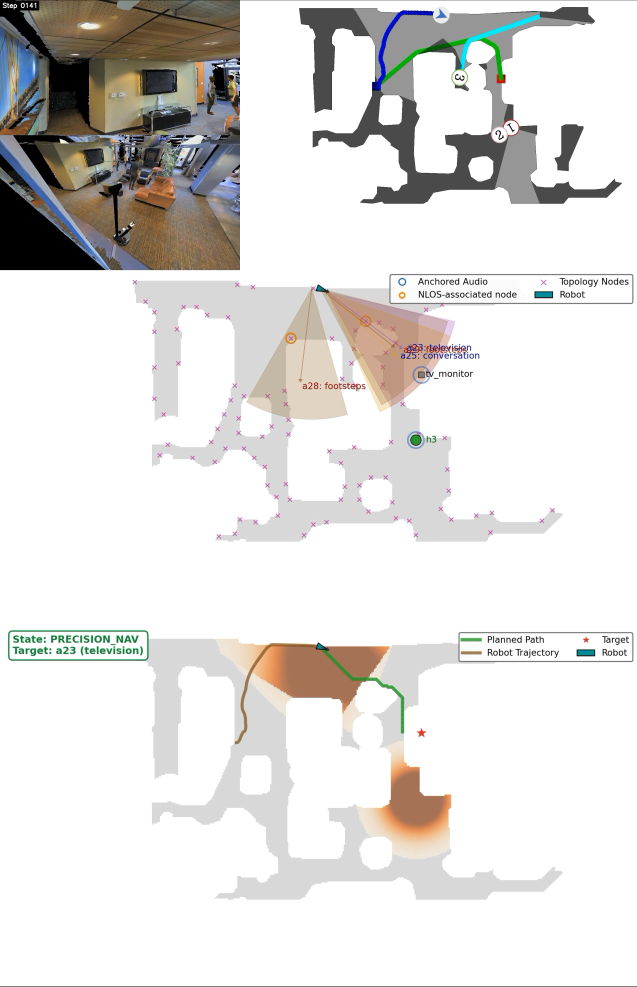
#> input picture figures/qualitative_exp/sim/los-ep0-ours.mp4_000006.720.png, 2548 x 3946 px (shown at 1/4 size)
$ python build_exp_q_sim.py
#> lines starting #> are read from the running program, lines starting #| are printed output that depends on the picture
#!/usr/bin/env python
"""Compose figures/exp-q-sim.pdf : qualitative comparison across the three
SAVNav scenarios (Crowded Social / Hidden Boundary / Mixed Home Activity).

Every source keyframe is a landscape composite (~1080 px tall, aspect 1.9--2.9):
egocentric + third-person camera views on the left, the unified top-down map
(social cost field / audio cones / trajectory / plan) on the right.

Layout:
  Top-left  = LOS  region : Ours x2 (sequence)  over  Falcon x1 | ENMuS3 x1
  Top-right = NLOS region : Ours x3 (sequence)  over  Falcon x2 | ENMuS3 x1
  Middle    = Mixed region: Ours x3 | w/o Active Sensory Exploration x1 |
                            w/o Topology-Aware Acoustic Anticipation x1
  Bottom    = legend band : unified-panel legend + outcome key (frameless),
                            spanning the canvas bottom; shared with the real
                            figure via exp_q_legend.py

Each region shows its acoustic target ("Target: ...") top-right in the title
band, mirroring the real figure's per-row target labels.

Alignment guarantees:
  * the two top regions are rendered at EQUAL height (baseline row
    bottom-aligned);
  * the Mixed region spans EXACTLY the combined width of the two top regions
    (its groups are justified edge-to-edge).

Multi-frame temporal sequences (Ours x2/x3, Falcon x2) get a small arrow between
consecutive keyframes to indicate time order.

Source frames are embedded at full resolution (no downsampling); flate (lossless)
stream compression only.  All geometry is in abstract "u" units, top-down
(y grows downward), converted to matplotlib bottom-up fractions at render time so
image aspect ratios are never distorted (figure physical aspect == u-space aspect).
Panel heights in u are chosen so the physical canvas stays ~10 in wide: fonts are
in points, so the canvas width fixes the printed text scale (shared with
build_exp_q_real.py via U_PER_IN).
"""
import os
import re
import argparse
import matplotlib
matplotlib.use("Agg")
import matplotlib.pyplot as plt
from matplotlib.font_manager import FontProperties
from matplotlib.patches import FancyBboxPatch
from matplotlib.textpath import TextPath
from PIL import Image

from exp_q_legend import OUTCOME_C, draw_band

ROOT = os.path.dirname(os.path.dirname(os.path.abspath(__file__)))
SRC = os.path.join(ROOT, "figures", "qualitative_exp", "sim")

# ---- optional features (both default ON) -----------------------------------
_ap = argparse.ArgumentParser(description="Compose figures/exp-q-sim.pdf")
_ap.add_argument("--no-step-labels", dest="step_labels", action="store_false",
                 help="disable the per-keyframe step badge")
_ap.add_argument("--no-outcome-frames", dest="outcome_frames", action="store_false",
                 help="disable the coloured outcome border on terminal keyframes")
_ap.set_defaults(step_labels=True, outcome_frames=True)
ARGS, _ = _ap.parse_known_args()
SHOW_STEP_LABELS = ARGS.step_labels
SHOW_OUTCOME_FRAMES = ARGS.outcome_frames

# ---- font: match the paper (Times) -----------------------------------------
matplotlib.rcParams["font.family"] = "serif"
matplotlib.rcParams["font.serif"] = ["Times New Roman", "Times", "DejaVu Serif"]
matplotlib.rcParams["pdf.fonttype"] = 42     # embed TrueType, text stays selectable

# resolution at which the raster panels are embedded into the PDF.  A top panel
# is ~0.66 in tall on the ~10 in canvas while its source is 1080 px tall, so
# embedding near source pixel size needs ~1080*380/250 ~= 1650 dpi; below that
# the maps' internal text blurs on zoom.
PDF_DPI = 1650

# ---- source frames ----------------------------------------------------------
# Terminal keyframes carry an outcome tag in the filename (__success / __collision
# / __unreached); non-terminal frames do not.  This is the single source of truth
# for the outcome border going forward.
F = {
    "los_ours1":  "los-ep0-ours.mp4_000006.720.png",
    "los_ours2":  "los-ep0-ours.mp4_000010.176__success.png",
    "los_falcon": "los-ep0-falcon.mp4_000024.021__unreached.png",
    "los_enmus":  "los-ep0-enmus.mp4_000024.021__unreached.png",
    "nlos_ours1": "nlos-ep785-ours.mp4_000007.247.png",
    "nlos_ours2": "nlos-ep785-ours.mp4_000008.804.png",
    "nlos_ours3": "nlos-ep785-ours.mp4_000014.357__success.png",
    "nlos_falcon1": "nlos-ep785-falocn.mp4_000021.218.png",
    "nlos_falcon2": "nlos-ep785-falocn.mp4_000022.005__collision.png",
    "nlos_enmus": "nlos-ep1-enmus.mp4_000009.045__collision.png",
    "mix_ours1":  "mixed-ep3-ours.mp4_000004.865.png",
    "mix_ours2":  "mixed-ep3-ours.mp4_000008.687.png",
    "mix_ours3":  "mixed-ep3-ours.mp4_000012.673__success.png",
    "mix_nosearch": "mixed-ep3-ours_no_search.mp4_000019.058__unreached.png",
    "mix_noaudio":  "mixed-ep3-ours_no_audio_cost.mp4_000008.737__collision.png",
}
IMG = {k: Image.open(os.path.join(SRC, v)) for k, v in F.items()}
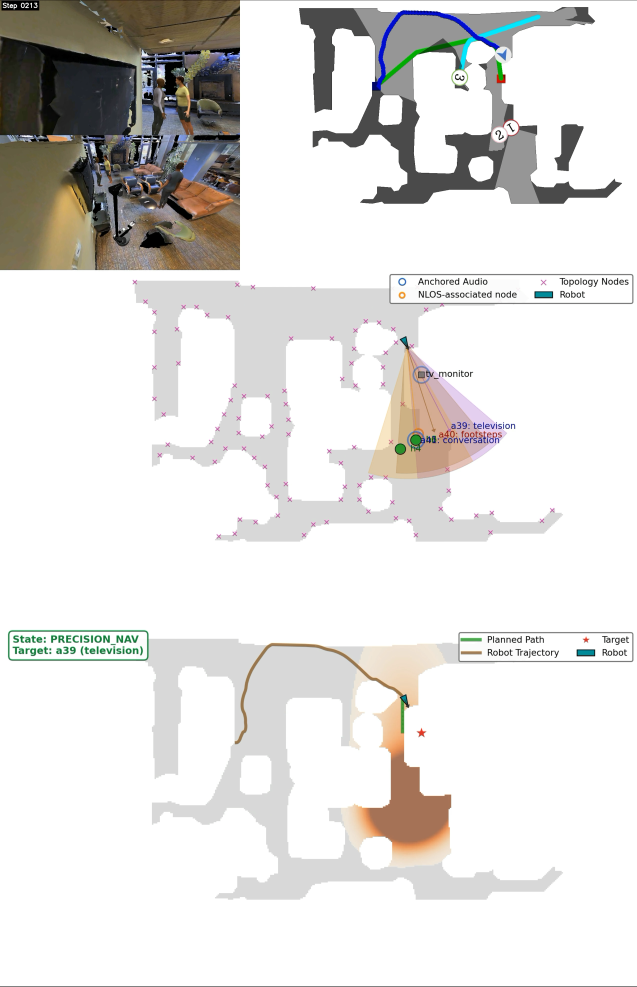
#> input picture figures/qualitative_exp/sim/los-ep0-ours.mp4_000010.176__success.png, 2548 x 3946 px (shown at 1/4 size)
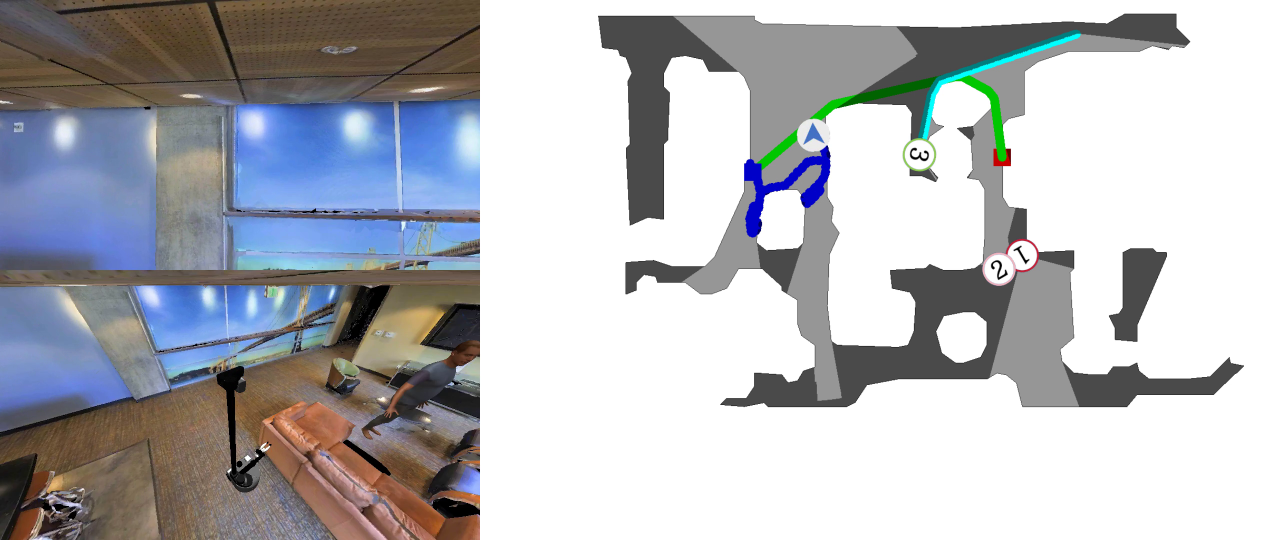
#> input picture figures/qualitative_exp/sim/los-ep0-falcon.mp4_000024.021__unreached.png, 2548 x 1080 px (shown at 1/2 size)
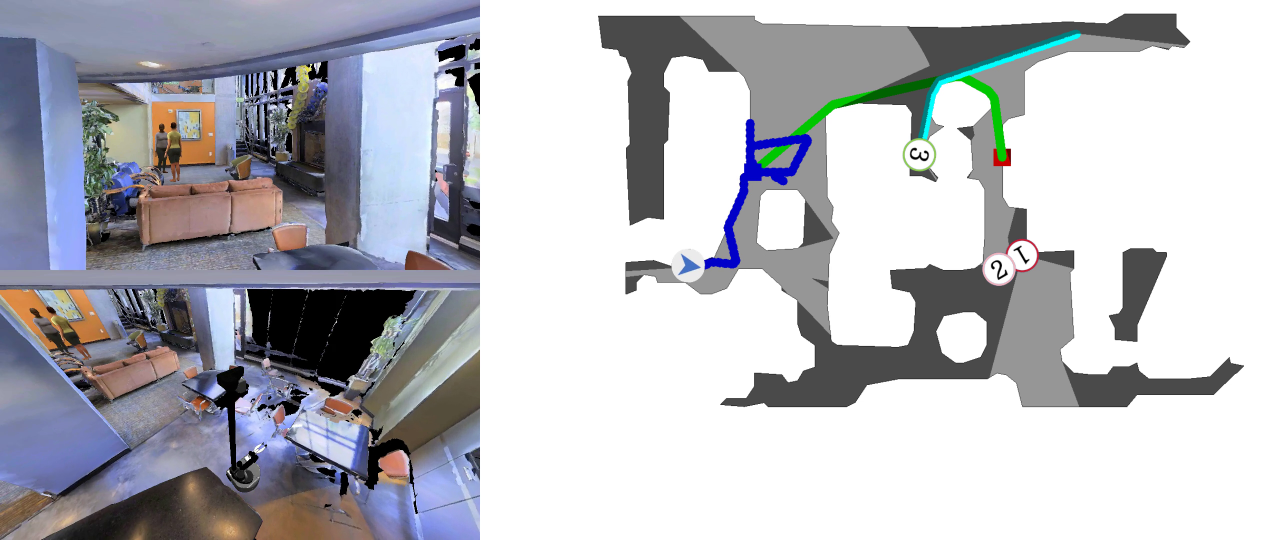
#> input picture figures/qualitative_exp/sim/los-ep0-enmus.mp4_000024.021__unreached.png, 2548 x 1080 px (shown at 1/2 size)
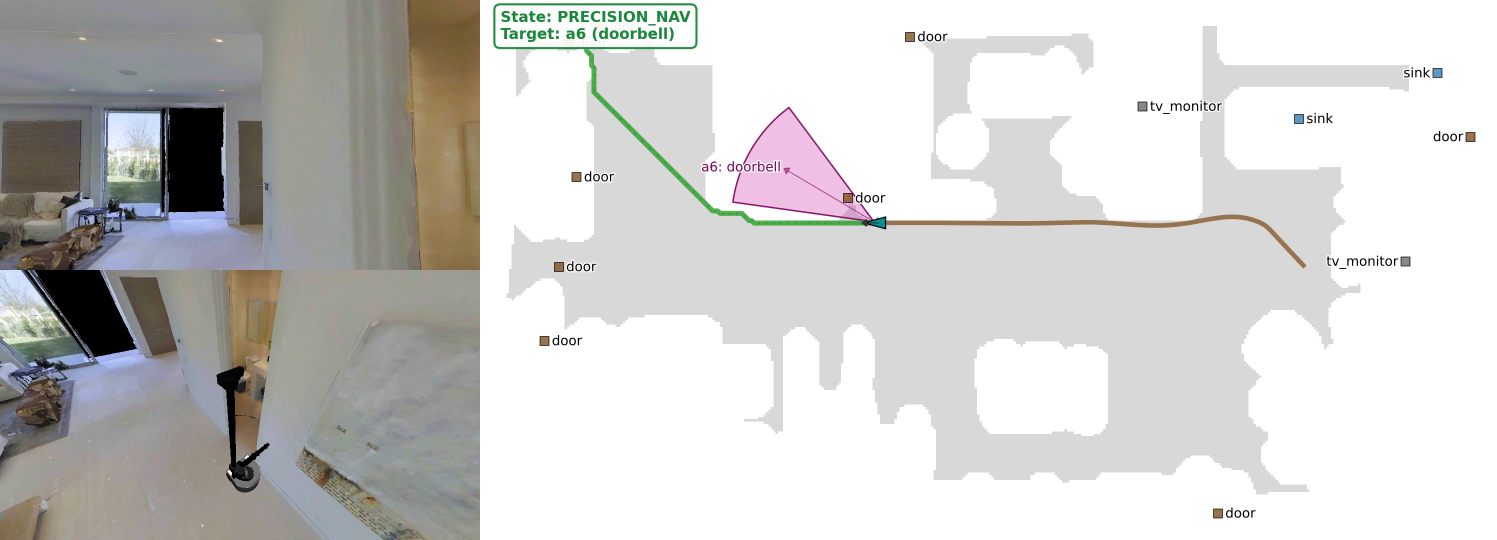
#> input picture figures/qualitative_exp/sim/nlos-ep785-ours.mp4_000007.247.png, 2994 x 1080 px (shown at 1/2 size)
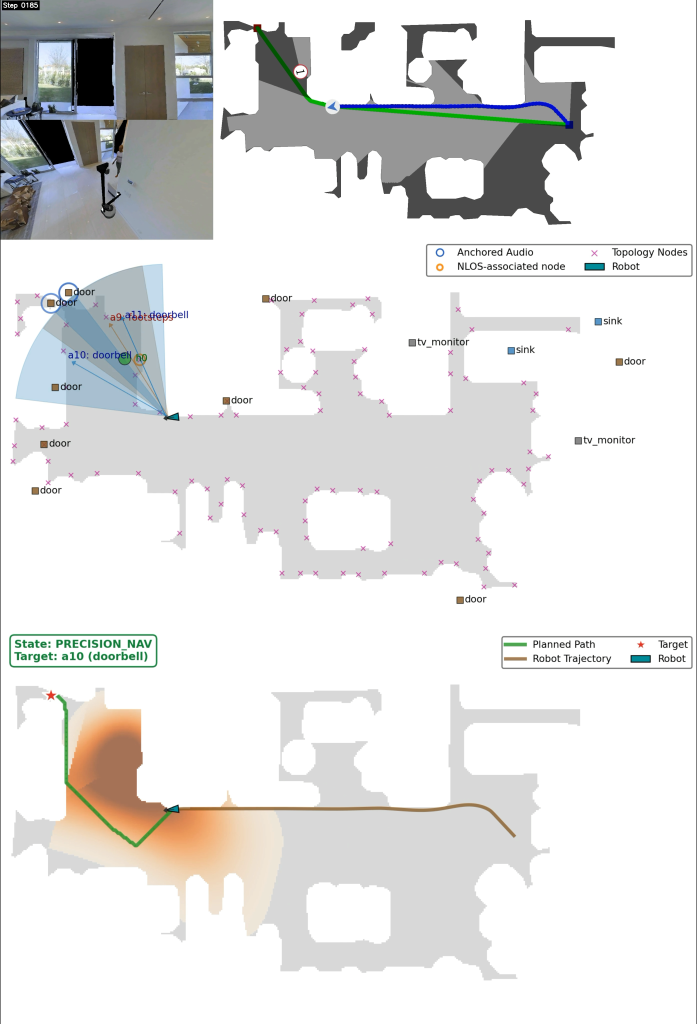
#> input picture figures/qualitative_exp/sim/nlos-ep785-ours.mp4_000008.804.png, 2788 x 4096 px (shown at 1/4 size)
#> (the run stopped early here; a loop or call above may not have finished)
